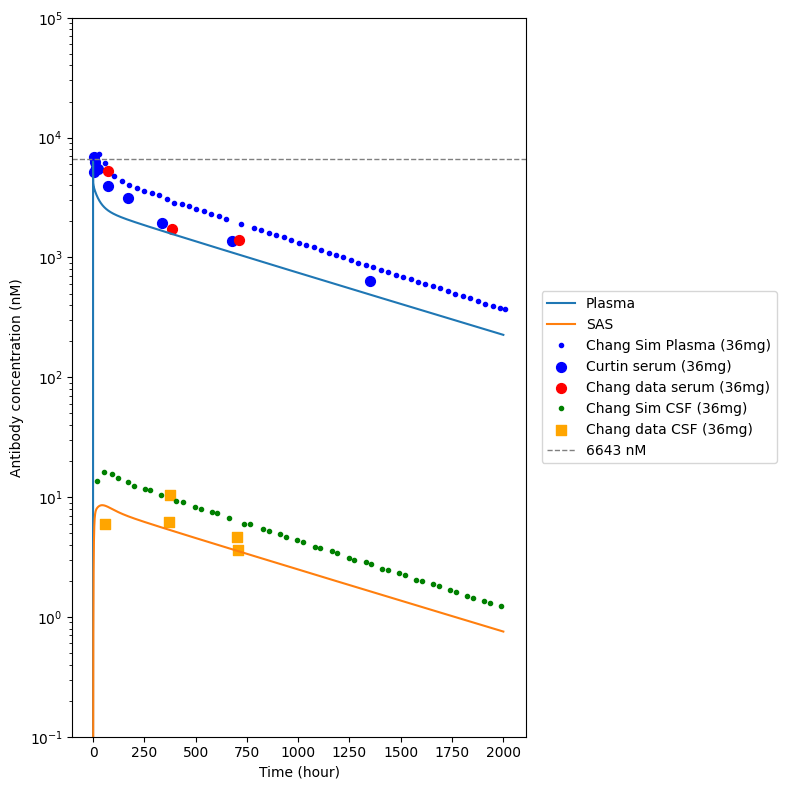

Python code for this plot:
import tellurium as te
import numpy as np
import matplotlib.pyplot as plt
import pandas as pd


def run_simulation():
    # Set figure size to be wider to accommodate legend
    plt.figure(figsize=(8, 8))
    r = te.loada(__file__.replace('.py', '.txt'))
    r.setIntegrator('cvode')
    r.integrator.absolute_tolerance = 1e-8
    r.integrator.relative_tolerance = 1e-8
    r.integrator.setValue('stiff', True)
    result = r.simulate(0, 2000, 2000000, ['time','[Antibody_Plasma]','[Antibody_BrainISF]','[Antibody_LiverVascular]',
    '[Antibody_LungVascular]','[Antibody_LymphNode]','[Antibody_BrainVascular]','[Antibody_BBB]','[Antibody_SAS]',
    '[Antibody_LV]'])
    plt.plot(result['time'], result['[Antibody_Plasma]'], label='Plasma')
    # plt.plot(result['time'], result['[Antibody_BrainISF]'], label='BrainISF')
    # plt.plot(result['time'], result['[Antibody_LiverVascular]'], label='LiverVascular')
    # plt.plot(result['time'], result['[Antibody_LungVascular]'], label='LungVascular')
    # plt.plot(result['time'], result['[Antibody_LymphNode]'], label='LymphNode')
    # plt.plot(result['time'], result['[Antibody_BrainVascular]'], label='BrainVascular')
    # plt.plot(result['time'], result['[Antibody_LV]'],label='LV')
    # plt.plot(result['time'], result['[Antibody_BBB]'], label='BBB')
    plt.plot(result['time'], result['[Antibody_SAS]'], label='SAS')
    df = pd.read_csv('Chang2019_Figure5A.csv')
    plasma_data = df[df['observation'] == 'plasma']
    plasma_sim = plasma_data[plasma_data['series'] == '36mgsim']
    # print(plasma_sim) 
    plasma_exp = plasma_data[plasma_data['series'] == '36mgdata']
    # print(plasma_exp)
    csf_data = df[df['observation'] == 'CSF']
    csf_sim = csf_data[csf_data['series'] == '36mgsim']
    # print(csf_sim)
    csf_exp = csf_data[csf_data['series'] == '36mgdata']
    # print(csf_exp)
    curtin_data = df[df['observation'] == 'AntibodySerum']
    curtin_exp = curtin_data[curtin_data['series'] == '36mg']
    plt.plot(plasma_sim['time'], plasma_sim['measurement'], 'b.', linewidth=2, label='Chang Sim Plasma (36mg)')
    plt.scatter(curtin_exp['time'], curtin_exp['measurement'], color='blue', s=50, marker='o', label='Curtin serum (36mg)')
    plt.scatter(plasma_exp['time'], plasma_exp['measurement'], color='red', s=50, marker='o', label='Chang data serum (36mg)')
    plt.plot(csf_sim['time'], csf_sim['measurement'], 'g.', linewidth=2, label='Chang Sim CSF (36mg)')
    plt.scatter(csf_exp['time'], csf_exp['measurement'], color='orange', s=50, marker='s', label='Chang data CSF (36mg)')
    plt.axhline(y=6643, color='gray', linestyle='--', linewidth=1, label='6643 nM')
    plt.xlabel('Time (hour)')
    plt.ylabel('Antibody concentration (nM)')
    plt.yscale('log')
    # plt.xlim(0.1, 1000)
    plt.ylim(1e-1, 1e5)
    plt.legend(loc='center left', bbox_to_anchor=(1.02, 0.5))
    plt.tight_layout()
    plt.savefig(__file__.replace('.py', '.png'), bbox_inches='tight')
    plt.show()

if __name__ == "__main__":
    run_simulation()
    
